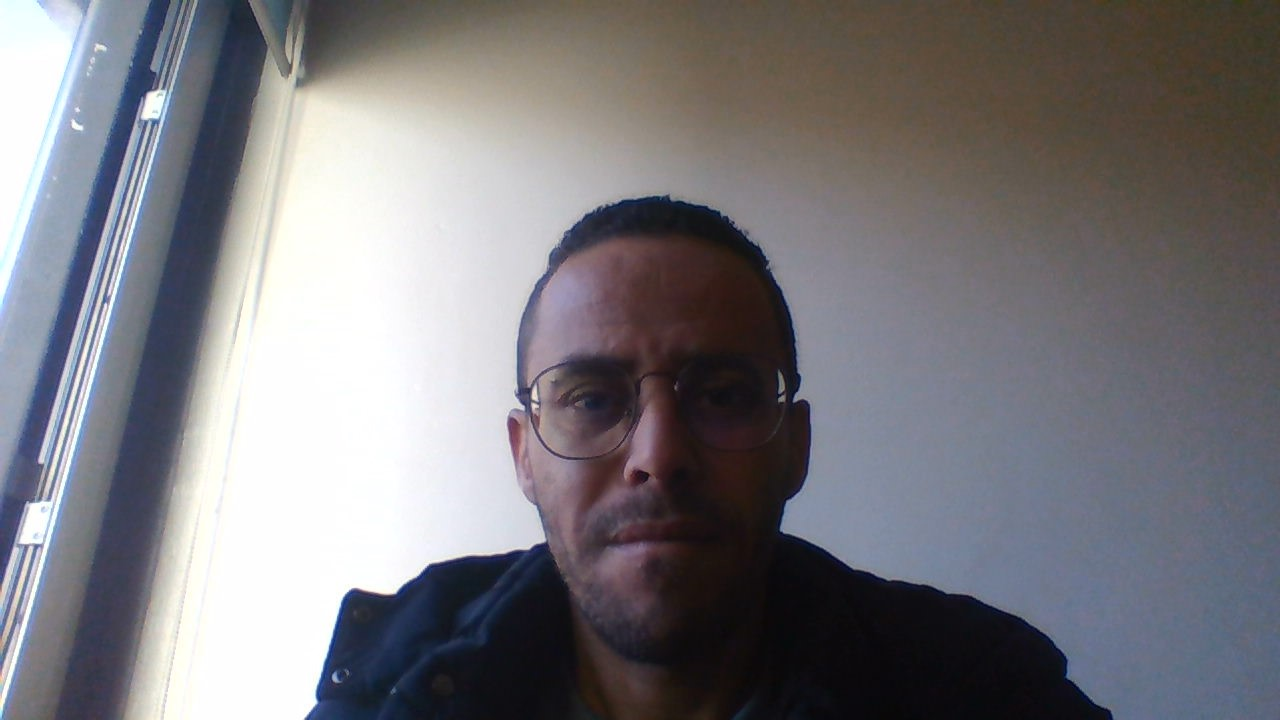
#> input picture photo/KT01.jpg, 1280 x 720 px, given as the content of the folder /content/drive/MyDrive/python/photo/wajih, which was not available
$ jupyter execute --allow-errors lab_reconnissance_facial.ipynb   (text cells are left out)
#> lines starting #> are read from the running program, lines starting #| are printed output that depends on the picture; pictures that were not available may be replaced by others from this repository, and a replacement may not be noted
[cell 1]
from google.colab import drive
drive.mount('/content/drive')

[cell 2]
data_path='/content/drive/MyDrive/python/photo'

[cell 3]
import os
os.listdir(data_path)

[cell 4]
classe_path=os.path.join(data_path,'wajih')

[cell 5]
classe_path

[cell 6]
fichiers=os.listdir(classe_path)

[cell 7]
fichiers

[cell 8]
image_path=os.path.join(classe_path, fichiers[0])
image_path

[cell 9]
from skimage.io import imread

I=imread(image_path)
#> I is the input picture: shape (720, 1280, 3); mean R, G, B 122.6, 121, 125.4

[cell 10]
type(I)

[cell 11]
I.shape
#> Out = (720, 1280, 3)

[cell 12]
I.dtype

[cell 13]
import matplotlib.pyplot as plt

plt.imshow(I, cmap='gray')

[cell 14]
# rendre l'image un vecteur avec la fonction reshape()
import numpy as np
I1 = np.reshape(I,(720,1280,3))

[cell 15]
# rendre l'image un vecteur avec la fonction reshape()
I1

[cell 16]
# rendre l'image un vecteur avec la fonction flatten()
x, y, patches = plt.hist(I1.flatten(), bins=range(28))
#> x = 27 values, max 24405 at index 14, min 20 at index 1, mean 11432.9; y = 28 values from 0 to 27; patches = 27 items
plt.show()
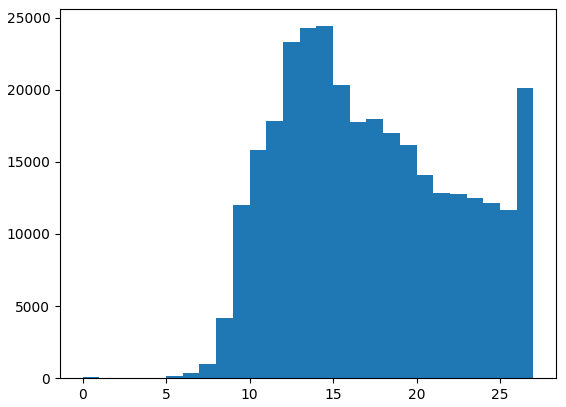
#> figure drawn by matplotlib, 1 panel; tallest bar 24405 high, from x = 14 to 15

[cell 17]
# Changer la resolution de l'image
# Utiliser la fonction resize
import imutils
import cv2
from google.colab.patches import cv2_imshow
from skimage.transform import resize
I1 = imutils.resize(I1, width=720)
(h, w) = I1.shape[:2]
#> h = 405; w = 720
print(w,h)
#| 720 405
cv2_imshow(I1)


$ run again, on photo/wajih1.jpg
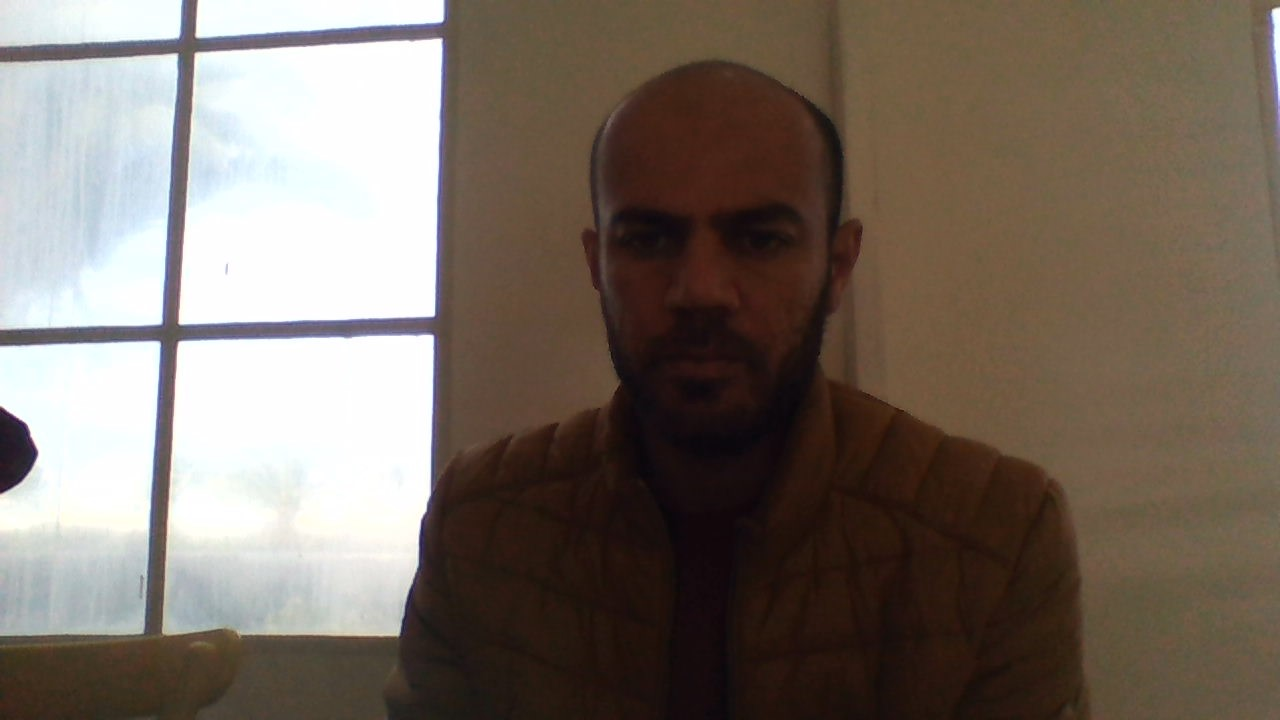
#> input picture photo/wajih1.jpg, 1280 x 720 px, given as the content of the folder /content/drive/MyDrive/python/photo/wajih, which was not available
#> I is the input picture: shape (720, 1280, 3); mean R, G, B 121.5, 110.1, 100.5
#> x = 27 values, max 38712 at index 13, min 0 at index 1, mean 18704.6; y = 28 values from 0 to 27; patches = 27 items
#> `plt.show()`:
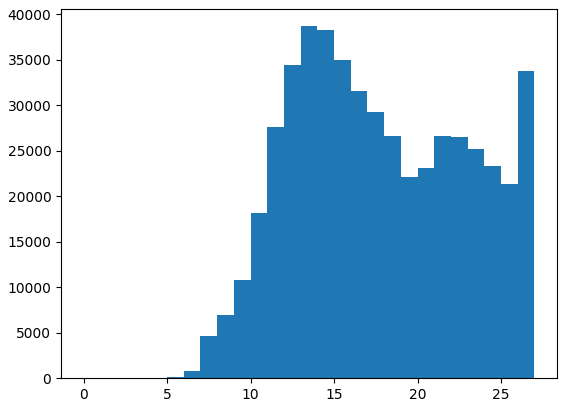
#> figure drawn by matplotlib, 1 panel; tallest bar 38712 high, from x = 13 to 14
#| 720 405
